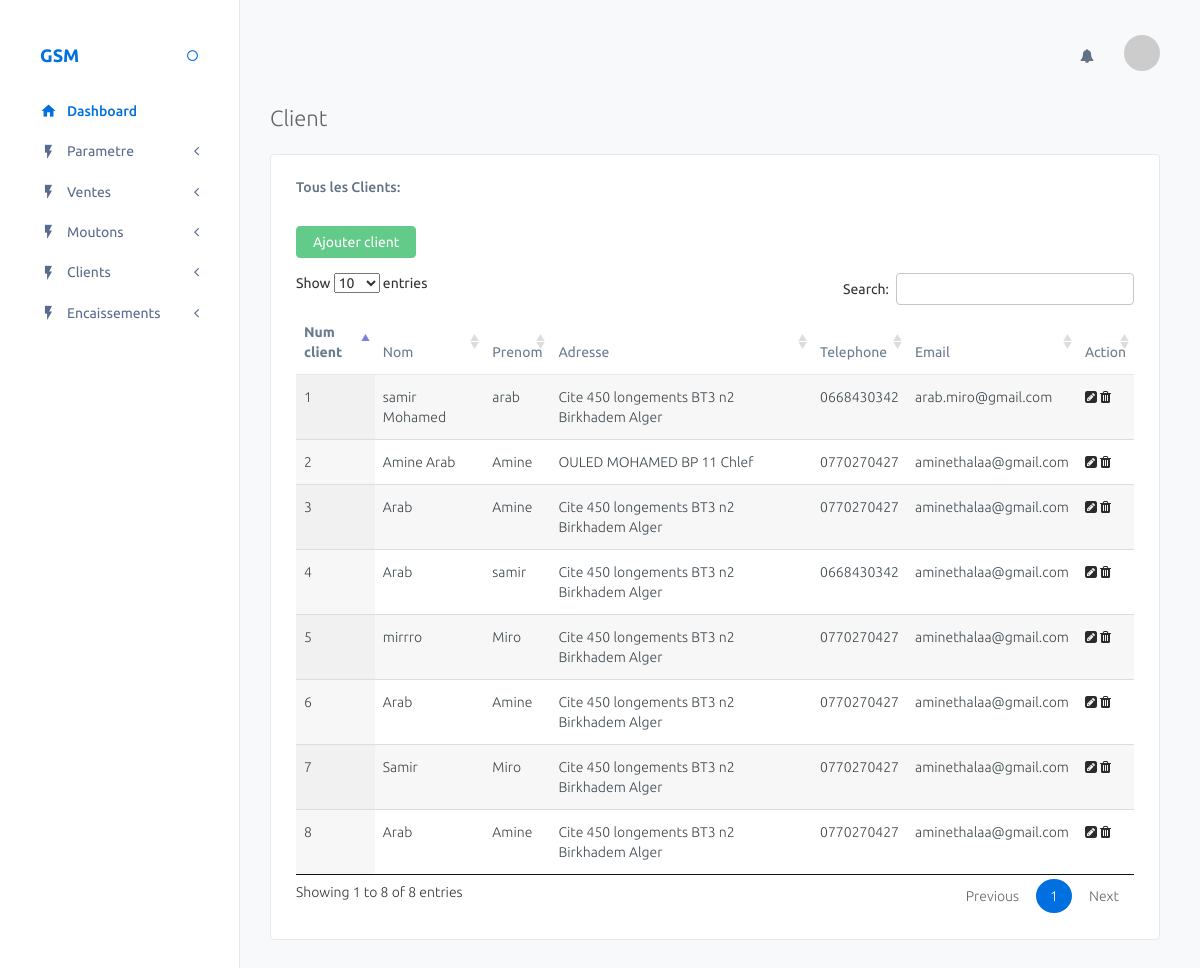
/client/, run on the app's committed database.
### Achat/models.py (models this page shows, shortened)
class Client(models.Model):
	nom = models.CharField(max_length=250, null=True,blank=True)
	prenom = models.CharField(max_length=250, null=True,blank=True)
	adresse = models.CharField(max_length=250, null=True,blank=True)
	tel = models.CharField(max_length=250, null=True,blank=True)
	email = models.CharField(max_length=250, null=True,blank=True)
	date_ajout =  models.DateField(auto_now_add= True, null=True,blank=True)

### Achat/views.py (the view)
# urls.py: path('client/', tous_clients , name='tous_clients'),
def tous_clients(request):
	template_name = 'tous_clients.html'
	clients = Client.objects.all()
	args = {'clients':clients}
	return render(request , template_name , args)

### Achat/templates/tous_clients.html (shortened to what this page needs)
{% extends "base/base.html" %}
{% load static %}
{% block link %}
        <link href="{% static 'assets/plugins/datatables/css/jquery.datatables.min.css' %}" rel="stylesheet" type="text/css"/>
        <link href="{% static 'assets/plugins/datatables/css/jquery.datatables_themeroller.css' %}" rel="stylesheet" type="text/css"/>
        <link rel="stylesheet" type="text/css" href="{% static 'assets/css/style.css'%}">
{% endblock link %}
{% block page_title %}Client{% endblock page_title %}
{% block body %}
                            <div class="panel panel-white">
                                <div class="panel-heading clearfix">
                                    <h4 class="panel-title">Tous les Clients:</h4>
                                </div>
                                <div class="panel-body">
                                    <a href="{% url 'ajouter_client' %}"  class="btn btn-success m-b-sm">Ajouter client</a>
                                   <div class="table-responsive">
                                    <table id="example" class="display table" style="width: 100%; cellspacing: 0;">
                                        <thead>
                                            <tr>
                                                <th>Num client</th>
                                                <th>Nom</th>
                                                <th>Prenom</th>
                                                <th>Adresse</th>
                                                <th>Telephone</th>
                                                <th>Email</th>
                                                <th>Action</th>
                                            </tr>
                                        </thead>
                                        <tbody>
                                            {% for client in clients %}
                                            <tr>
                                                <td>{{client.pk}}</td>
                                                <td>{{client.nom}}</td>
                                                <td>{{client.prenom}}</td>
                                                <td>{{client.adresse}}</td>
                                                <td>{{client.tel}}</td>
                                                <td>{{client.email}}</td>
                                                <td>
                                                    <a href="{% url 'modifier_client' pk=client.pk %}"><i class="fa fa-pencil-square icon_edit"></i></a>
                                                    <a href="{% url 'supprimer_client' pk=client.pk %}" ><i class="fa fa-trash icon_delete"></i></a></td>
                                            </tr>
										    {% endfor %}
                                        </tbody>
                                       </table>
                                    </div>
                                </div>
                            </div>
{% endblock body %}

### data on the page
Client: pk "1", nom "samir Mohamed", prenom "arab", adresse "Cite 450 longements BT3 n2 Birkhadem Alger", tel "0668430342", email "arab.miro@gmail.com"
Client: pk "2", nom "Amine Arab", prenom "Amine", adresse "OULED MOHAMED BP 11 Chlef", tel "0770270427", email "aminethalaa@gmail.com"
Client: pk "3", nom "Arab", prenom "Amine", adresse "Cite 450 longements BT3 n2 Birkhadem Alger", tel "0770270427", email "aminethalaa@gmail.com"
Client: pk "4", nom "Arab", prenom "samir", adresse "Cite 450 longements BT3 n2 Birkhadem Alger", tel "0668430342", email "aminethalaa@gmail.com"
Client: pk "5", nom "mirrro", prenom "Miro", adresse "Cite 450 longements BT3 n2 Birkhadem Alger", tel "0770270427", email "aminethalaa@gmail.com"
Client: pk "6", nom "Arab", prenom "Amine", adresse "Cite 450 longements BT3 n2 Birkhadem Alger", tel "0770270427", email "aminethalaa@gmail.com"
Client: pk "7", nom "Samir", prenom "Miro", adresse "Cite 450 longements BT3 n2 Birkhadem Alger", tel "0770270427", email "aminethalaa@gmail.com"
Client: pk "8", nom "Arab", prenom "Amine", adresse "Cite 450 longements BT3 n2 Birkhadem Alger", tel "0770270427", email "aminethalaa@gmail.com"
